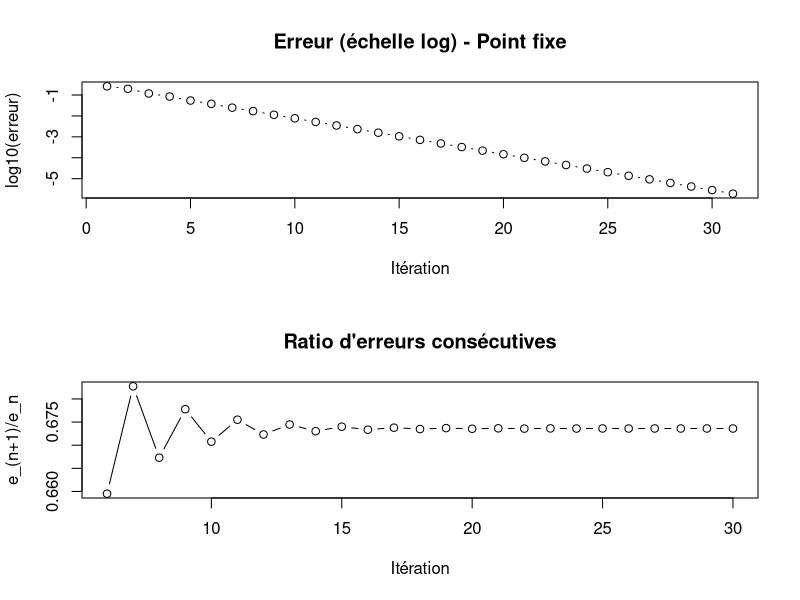
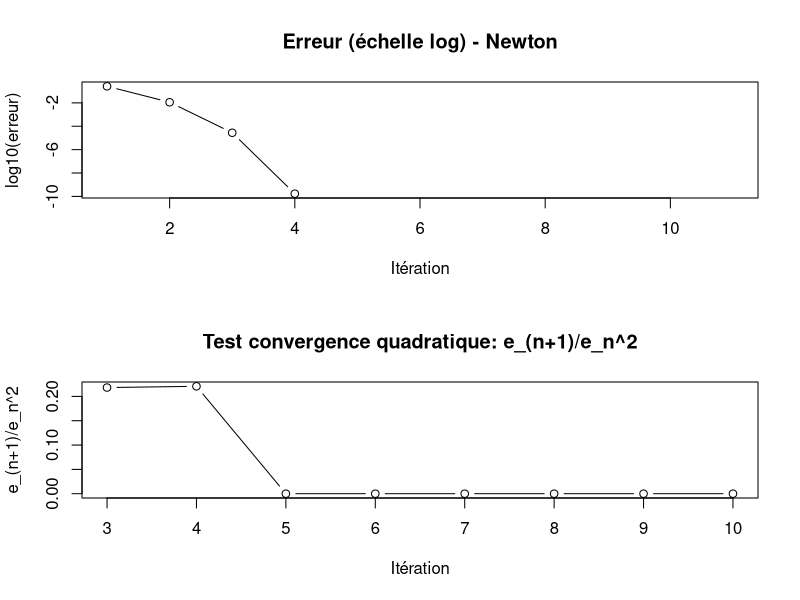
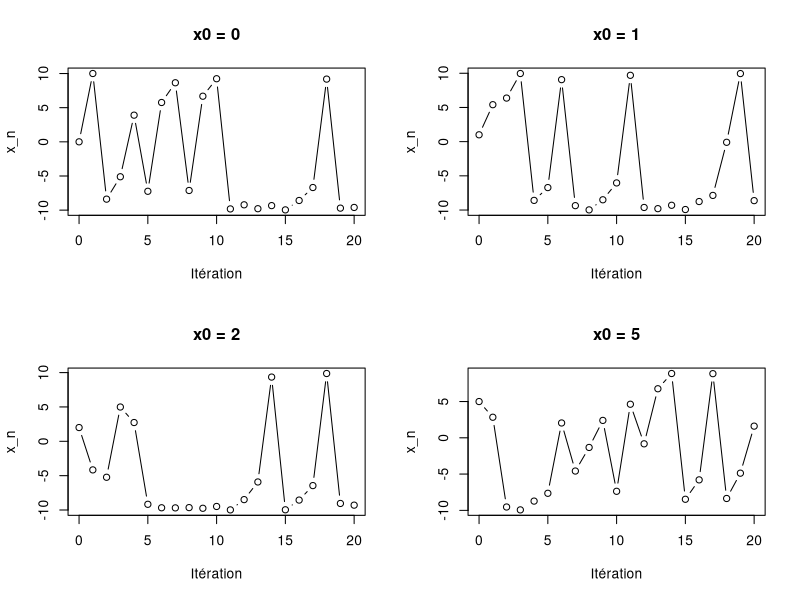
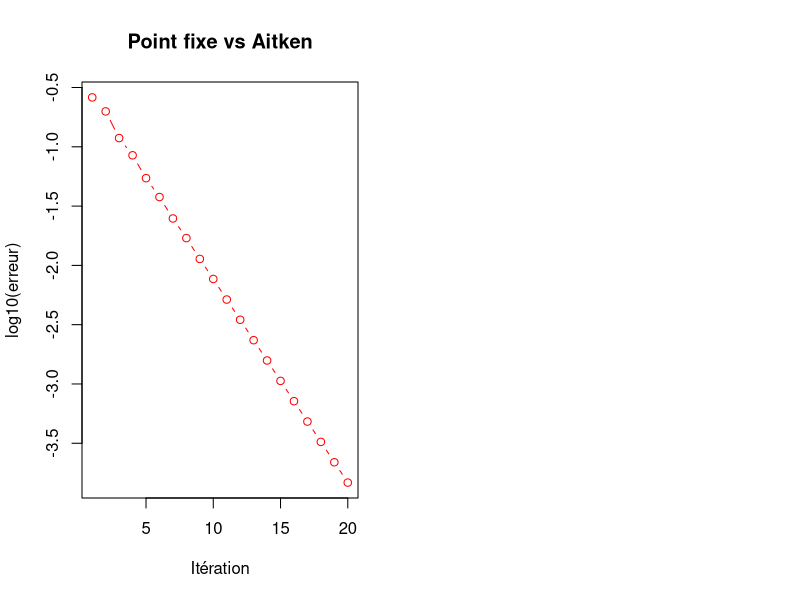

Write the R code that produced these figures, in order. (Note: this script raises an error after producing the figures.)
# Exercice 3

output_dir <- "TP1/Partie 2/output"
if(!dir.exists(output_dir)) {
  dir.create(output_dir, recursive = TRUE)
}

# ============================================================================
# Point fixe et méthode de Newton pour résoudre cos(x) = x
# ============================================================================
f <- function(x) cos(x)
fprime <- function(x) -sin(x)

# Point fixe approximatif (solution de cos(x) = x)
x_star <- 0.7390851332151607  # valeur connue

# Vérification que |f'(x*)| < 1
cat("f'(x*) =", fprime(x_star), "\n")
cat("|f'(x*)| =", abs(fprime(x_star)), "< 1, donc contraction locale\n")

# Test de convergence pour différents x0
x0_values <- c(-5, 0, 2, 10)
for(x0 in x0_values) {
  x <- x0
  for(i in 1:10) {
    x <- cos(x)
  }
  cat("x0 =", x0, "=> x_10 =", x, "\n")
}

# ============================================================================
# Question 2
# ============================================================================

# Analyse de convergence - Point fixe
point_fixe_convergence <- function(x0, max_iter = 30) {
  x <- numeric(max_iter + 1)
  x[1] <- x0
  x_star <- 0.7390851332151607
  
  for(i in 2:(max_iter + 1)) {
    x[i] <- cos(x[i-1])
  }
  
  # Calcul des erreurs
  errors <- abs(x - x_star)
  
  # Analyse de l'ordre de convergence
  ratios <- numeric(max_iter - 5)
  for(i in 6:max_iter) {
    if(errors[i] > 0 && errors[i+1] > 0) {
      ratios[i-5] <- errors[i+1] / errors[i]
    }
  }
  
  return(list(x = x, errors = errors, ratios = ratios))
}

# Test avec x0 = 1
result_pf <- point_fixe_convergence(1)

# Graphiques
png(file.path(output_dir, "Ex3_2_PointFixe.png"))
par(mfrow=c(2,1))
plot(1:length(result_pf$errors), log10(result_pf$errors), type="b",
     main="Erreur (échelle log) - Point fixe", xlab="Itération", ylab="log10(erreur)")

plot(6:30, result_pf$ratios, type="b", 
     main="Ratio d'erreurs consécutives", xlab="Itération", ylab="e_(n+1)/e_n")
dev.off()

cat("Convergence linéaire avec facteur ≈", mean(result_pf$ratios, na.rm=TRUE), "\n")



# ============================================================================
# Question 3
# ============================================================================

# Méthode de Newton
newton_convergence <- function(x0, max_iter = 10) {
  x <- numeric(max_iter + 1)
  x[1] <- x0
  x_star <- 0.7390851332151607
  
  for(i in 2:(max_iter + 1)) {
    fx <- cos(x[i-1]) - x[i-1]
    fpx <- -sin(x[i-1]) - 1
    x[i] <- x[i-1] - fx/fpx
  }
  
  # Calcul des erreurs
  errors <- abs(x - x_star)
  
  # Test de convergence quadratique
  ratios_quad <- numeric(max_iter - 2)
  for(i in 3:max_iter) {
    if(errors[i-1]^2 > 0 && errors[i] > 0) {
      ratios_quad[i-2] <- errors[i] / errors[i-1]^2
    }
  }
  
  return(list(x = x, errors = errors, ratios_quad = ratios_quad))
}

# Test Newton
result_newton <- newton_convergence(1)
png(file.path(output_dir, "Ex3_3_Newton.png"))
par(mfrow=c(2,1))
plot(1:length(result_newton$errors), log10(result_newton$errors), type="b",
  main="Erreur (échelle log) - Newton", xlab="Itération", ylab="log10(erreur)")

plot(3:10, result_newton$ratios_quad, type="b",
  main="Test convergence quadratique: e_(n+1)/e_n^2", 
  xlab="Itération", ylab="e_(n+1)/e_n^2")
dev.off()

cat("Convergence quadratique, constante ≈", mean(result_newton$ratios_quad, na.rm=TRUE), "\n")


# ============================================================================
# Question 4
# ============================================================================

# Point fixe pour x = 10*cos(x)
point_fixe_10cos <- function(x0, max_iter = 20) {
  x <- numeric(max_iter + 1)
  x[1] <- x0
  
  for(i in 2:(max_iter + 1)) {
    x[i] <- 10 * cos(x[i-1])
  }
  
  return(x)
}
png(file.path(output_dir, "Ex3_4_10cos.png"))
x0_values <- c(0, 1, 2, 5)
par(mfrow=c(2,2))

for(x0 in x0_values) {
  result <- point_fixe_10cos(x0)
  plot(0:20, result, type="b", 
       main=paste("x0 =", x0), xlab="Itération", ylab="x_n")
}
dev.off()

cat("Comportement observé: divergence ou oscillation selon x0\n")
cat("Cause: |f'(x)| = 10|sin(x)| peut être > 1, pas de contraction\n")

# ============================================================================
# Question 5 : Accélération d'Aitken
# ============================================================================
aitken_acceleration <- function(x_seq) {
  n <- length(x_seq)
  x_acc <- numeric(n-2)
  
  for(i in 1:(n-2)) {
    delta1 <- x_seq[i+1] - x_seq[i]
    delta2 <- x_seq[i+2] - x_seq[i+1]
    
    if(abs(delta2 - delta1) > 1e-15) {
      x_acc[i] <- x_seq[i] - delta1^2 / (delta2 - delta1)
    } else {
      x_acc[i] <- x_seq[i]
    }
  }
  return(x_acc)
}

# Application à cos(x) = x
x0 <- 1
x_pf <- numeric(20)
x_pf[1] <- x0
for(i in 2:20) {
  x_pf[i] <- cos(x_pf[i-1])
}

png(file.path(output_dir, "Ex3_5_Aitken.png"))
par(mfrow=c(1,2))
plot(1:20, log10(abs(x_pf - x_star)), type="b", col="red",
  main="Point fixe vs Aitken", xlab="Itération", ylab="log10(erreur)")
lines(1:18, log10(abs(x_aitken - x_star)), type="b", col="blue")
legend("topright", c("Point fixe", "Aitken"), col=c("red", "blue"), lty=1)
dev.off()

# Pour x = 10*cos(x) - généralement diverge, Aitken ne peut pas aider
cat("Aitken accélère la convergence pour cos(x)=x mais ne peut pas\n")
cat("stabiliser une suite divergente comme x=10*cos(x)\n")

# ============================================================================
# Question 6 : Méthode d'Aitken-Steffensen
# ============================================================================
steffensen <- function(f, x0, max_iter = 10, tol = 1e-12) {
  x <- numeric(max_iter + 1)
  x[1] <- x0
  
  for(i in 2:(max_iter + 1)) {
    y0 <- x[i-1]
    y1 <- f(y0)
    y2 <- f(y1)
    
    # Formule de Steffensen
    denom <- y2 - 2*y1 + y0
    if(abs(denom) > tol) {
      x[i] <- y0 - (y1 - y0)^2 / denom
    } else {
      x[i] <- y1  # retombe sur point fixe classique
    }
    
    if(abs(x[i] - x[i-1]) < tol) break
  }
  
  return(x[1:i])
}

# Application à cos(x) = x
f_cos <- function(x) cos(x)
result_steff <- steffensen(f_cos, 1)

png(file.path(output_dir, "Ex3_6_Methods_Comparison.png"))
par(mfrow=c(1,1))
plot(1:length(result_newton$errors), log10(result_newton$errors), 
     type="b", col="green", main="Comparaison des méthodes",
     xlab="Itération", ylab="log10(erreur)")
lines(1:20, log10(abs(x_pf - x_star)), type="b", col="red")
lines(1:length(errors_steff), log10(errors_steff), type="b", col="blue")
legend("topright", c("Newton", "Point fixe", "Steffensen"), 
  col=c("green", "red", "blue"), lty=1)
dev.off()

cat("Steffensen: convergence quadratique sans calcul de dérivée\n")
cat("Plus rapide que point fixe, comparable à Newton\n")
